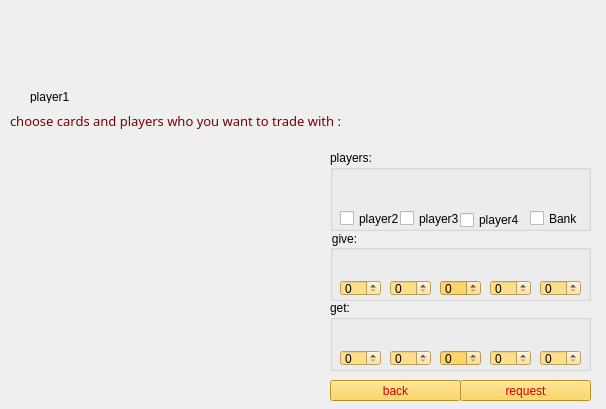
<?xml version="1.0" encoding="UTF-8"?>
<ui version="4.0">
 <class>Trade</class>
 <widget class="QMainWindow" name="Trade">
  <property name="geometry">
   <rect>
    <x>0</x>
    <y>0</y>
    <width>606</width>
    <height>409</height>
   </rect>
  </property>
  <property name="windowTitle">
   <string>MainWindow</string>
  </property>
  <widget class="QWidget" name="centralwidget">
   <widget class="QWidget" name="centralwidget_2" native="true">
    <property name="geometry">
     <rect>
      <x>0</x>
      <y>0</y>
      <width>611</width>
      <height>411</height>
     </rect>
    </property>
    <widget class="QLabel" name="label_55">
     <property name="geometry">
      <rect>
       <x>30</x>
       <y>90</y>
       <width>47</width>
       <height>13</height>
      </rect>
     </property>
     <property name="styleSheet">
      <string notr="true">font: 10pt &quot;Vani&quot;;</string>
     </property>
     <property name="text">
      <string>player1</string>
     </property>
    </widget>
    <widget class="QGroupBox" name="groupBox_10">
     <property name="geometry">
      <rect>
       <x>330</x>
       <y>230</y>
       <width>261</width>
       <height>71</height>
      </rect>
     </property>
     <property name="styleSheet">
      <string notr="true">font: 10pt &quot;Vani&quot;;
background-color : transparent;</string>
     </property>
     <property name="title">
      <string>give:</string>
     </property>
     <widget class="QLabel" name="label5">
      <property name="geometry">
       <rect>
        <x>10</x>
        <y>20</y>
        <width>41</width>
        <height>31</height>
       </rect>
      </property>
      <property name="text">
       <string/>
      </property>
      <property name="pixmap">
       <pixmap>../../../../../../Favorites/Desktop/catan images/resourceCards/cut/brick2.jpg</pixmap>
      </property>
     </widget>
     <widget class="QLabel" name="label6">
      <property name="geometry">
       <rect>
        <x>60</x>
        <y>20</y>
        <width>41</width>
        <height>31</height>
       </rect>
      </property>
      <property name="text">
       <string/>
      </property>
      <property name="pixmap">
       <pixmap>../../../../../../Favorites/Desktop/catan images/resourceCards/cut/grain.jpg</pixmap>
      </property>
     </widget>
     <widget class="QLabel" name="label7">
      <property name="geometry">
       <rect>
        <x>110</x>
        <y>20</y>
        <width>41</width>
        <height>31</height>
       </rect>
      </property>
      <property name="text">
       <string/>
      </property>
      <property name="pixmap">
       <pixmap>../../../../../../Favorites/Desktop/catan images/resourceCards/cut/lumber.jpg</pixmap>
      </property>
     </widget>
     <widget class="QLabel" name="label8">
      <property name="geometry">
       <rect>
        <x>160</x>
        <y>20</y>
        <width>41</width>
        <height>31</height>
       </rect>
      </property>
      <property name="text">
       <string/>
      </property>
      <property name="pixmap">
       <pixmap>../../../../../../Favorites/Desktop/catan images/resourceCards/cut/ors.jpg</pixmap>
      </property>
     </widget>
     <widget class="QLabel" name="label9">
      <property name="geometry">
       <rect>
        <x>210</x>
        <y>20</y>
        <width>41</width>
        <height>31</height>
       </rect>
      </property>
      <property name="text">
       <string/>
      </property>
      <property name="pixmap">
       <pixmap>../../../../../../Favorites/Desktop/catan images/resourceCards/cut/wool.jpg</pixmap>
      </property>
     </widget>
     <widget class="QSpinBox" name="spinBox1">
      <property name="geometry">
       <rect>
        <x>10</x>
        <y>50</y>
        <width>41</width>
        <height>16</height>
       </rect>
      </property>
      <property name="styleSheet">
       <string notr="true">background-color: rgb(255, 222, 137);</string>
      </property>
      <property name="maximum">
       <number>20</number>
      </property>
     </widget>
     <widget class="QSpinBox" name="spinBox2">
      <property name="geometry">
       <rect>
        <x>60</x>
        <y>50</y>
        <width>41</width>
        <height>16</height>
       </rect>
      </property>
      <property name="styleSheet">
       <string notr="true">background-color: rgb(255, 222, 137);</string>
      </property>
      <property name="maximum">
       <number>20</number>
      </property>
     </widget>
     <widget class="QSpinBox" name="spinBox3">
      <property name="geometry">
       <rect>
        <x>110</x>
        <y>50</y>
        <width>41</width>
        <height>16</height>
       </rect>
      </property>
      <property name="styleSheet">
       <string notr="true">background-color: rgb(255, 213, 106);</string>
      </property>
      <property name="maximum">
       <number>20</number>
      </property>
     </widget>
     <widget class="QSpinBox" name="spinBox4">
      <property name="geometry">
       <rect>
        <x>160</x>
        <y>50</y>
        <width>41</width>
        <height>16</height>
       </rect>
      </property>
      <property name="styleSheet">
       <string notr="true">background-color: rgb(255, 222, 137);</string>
      </property>
      <property name="maximum">
       <number>20</number>
      </property>
     </widget>
     <widget class="QSpinBox" name="spinBox5">
      <property name="geometry">
       <rect>
        <x>210</x>
        <y>50</y>
        <width>41</width>
        <height>16</height>
       </rect>
      </property>
      <property name="styleSheet">
       <string notr="true">background-color: rgb(255, 222, 137);</string>
      </property>
      <property name="maximum">
       <number>20</number>
      </property>
     </widget>
    </widget>
    <widget class="QPushButton" name="request">
     <property name="geometry">
      <rect>
       <x>460</x>
       <y>380</y>
       <width>131</width>
       <height>21</height>
      </rect>
     </property>
     <property name="styleSheet">
      <string notr="true">font: 12pt &quot;Algerian&quot;;
color: rgb(209, 0, 0);
background-color: rgb(255, 205, 55);
border-color: rgb(255, 205, 55);
selection-background-color:rgb(255, 205, 55);</string>
     </property>
     <property name="text">
      <string>request</string>
     </property>
     <property name="icon">
      <iconset>
       <normaloff>../../../../../../Favorites/Desktop/catan images/trade/bell5.png</normaloff>../../../../../../Favorites/Desktop/catan images/trade/bell5.png</iconset>
     </property>
    </widget>
    <widget class="QGroupBox" name="groupBox_11">
     <property name="geometry">
      <rect>
       <x>330</x>
       <y>150</y>
       <width>261</width>
       <height>81</height>
      </rect>
     </property>
     <property name="styleSheet">
      <string notr="true">font: 10pt &quot;Vani&quot;;</string>
     </property>
     <property name="title">
      <string>players:</string>
     </property>
     <widget class="QLabel" name="label_61">
      <property name="geometry">
       <rect>
        <x>20</x>
        <y>20</y>
        <width>41</width>
        <height>41</height>
       </rect>
      </property>
      <property name="text">
       <string/>
      </property>
      <property name="pixmap">
       <pixmap>../../../../../../Favorites/Desktop/catan images/player photo/girl1.jpg</pixmap>
      </property>
     </widget>
     <widget class="QLabel" name="label_62">
      <property name="geometry">
       <rect>
        <x>80</x>
        <y>20</y>
        <width>41</width>
        <height>41</height>
       </rect>
      </property>
      <property name="text">
       <string/>
      </property>
      <property name="pixmap">
       <pixmap>../../../../../../Favorites/Desktop/catan images/player photo/boy2.jpg</pixmap>
      </property>
     </widget>
     <widget class="QLabel" name="label_63">
      <property name="geometry">
       <rect>
        <x>140</x>
        <y>20</y>
        <width>41</width>
        <height>41</height>
       </rect>
      </property>
      <property name="text">
       <string/>
      </property>
      <property name="pixmap">
       <pixmap>../../../../../../Favorites/Desktop/catan images/player photo/boy1.jpg</pixmap>
      </property>
     </widget>
     <widget class="QCheckBox" name="checkBox1">
      <property name="geometry">
       <rect>
        <x>10</x>
        <y>60</y>
        <width>70</width>
        <height>17</height>
       </rect>
      </property>
      <property name="styleSheet">
       <string notr="true">font: 8pt &quot;Vani&quot;;</string>
      </property>
      <property name="text">
       <string>player2</string>
      </property>
      <property name="checkable">
       <bool>true</bool>
      </property>
     </widget>
     <widget class="QCheckBox" name="checkBox2">
      <property name="geometry">
       <rect>
        <x>130</x>
        <y>60</y>
        <width>61</width>
        <height>20</height>
       </rect>
      </property>
      <property name="styleSheet">
       <string notr="true">font: 8pt &quot;Vani&quot;;</string>
      </property>
      <property name="text">
       <string>player4</string>
      </property>
     </widget>
     <widget class="QCheckBox" name="checkBox3">
      <property name="geometry">
       <rect>
        <x>70</x>
        <y>60</y>
        <width>70</width>
        <height>17</height>
       </rect>
      </property>
      <property name="styleSheet">
       <string notr="true">font: 8pt &quot;Vani&quot;;</string>
      </property>
      <property name="text">
       <string>player3</string>
      </property>
     </widget>
     <widget class="QCheckBox" name="checkBox4">
      <property name="geometry">
       <rect>
        <x>200</x>
        <y>60</y>
        <width>70</width>
        <height>17</height>
       </rect>
      </property>
      <property name="text">
       <string>Bank</string>
      </property>
     </widget>
     <widget class="QLabel" name="label_64">
      <property name="geometry">
       <rect>
        <x>200</x>
        <y>20</y>
        <width>41</width>
        <height>41</height>
       </rect>
      </property>
      <property name="text">
       <string/>
      </property>
      <property name="pixmap">
       <pixmap>../../../../../../Favorites/Desktop/catan images/bank4.jpg</pixmap>
      </property>
     </widget>
    </widget>
    <widget class="QLabel" name="label_65">
     <property name="geometry">
      <rect>
       <x>10</x>
       <y>110</y>
       <width>331</width>
       <height>21</height>
      </rect>
     </property>
     <property name="font">
      <font>
       <family>Vani</family>
       <pointsize>10</pointsize>
       <weight>50</weight>
       <italic>false</italic>
       <bold>false</bold>
      </font>
     </property>
     <property name="styleSheet">
      <string notr="true">color: rgb(255, 205, 55);
color: rgb(121, 0, 0);</string>
     </property>
     <property name="text">
      <string>choose cards and players who you want to trade with :</string>
     </property>
    </widget>
    <widget class="QLabel" name="label_66">
     <property name="geometry">
      <rect>
       <x>10</x>
       <y>10</y>
       <width>81</width>
       <height>81</height>
      </rect>
     </property>
     <property name="text">
      <string/>
     </property>
     <property name="pixmap">
      <pixmap>../../../../../../Favorites/Desktop/catan images/player photo/bigGirl2.jpg</pixmap>
     </property>
    </widget>
    <widget class="QGroupBox" name="groupBox_12">
     <property name="geometry">
      <rect>
       <x>330</x>
       <y>300</y>
       <width>261</width>
       <height>71</height>
      </rect>
     </property>
     <property name="styleSheet">
      <string notr="true">font: 10pt &quot;Vani&quot;;</string>
     </property>
     <property name="title">
      <string>get:</string>
     </property>
     <widget class="QLabel" name="label13">
      <property name="geometry">
       <rect>
        <x>10</x>
        <y>20</y>
        <width>41</width>
        <height>31</height>
       </rect>
      </property>
      <property name="text">
       <string/>
      </property>
      <property name="pixmap">
       <pixmap>../../../../../../Favorites/Desktop/catan images/resourceCards/cut/brick2.jpg</pixmap>
      </property>
     </widget>
     <widget class="QLabel" name="label14">
      <property name="geometry">
       <rect>
        <x>60</x>
        <y>20</y>
        <width>41</width>
        <height>31</height>
       </rect>
      </property>
      <property name="text">
       <string/>
      </property>
      <property name="pixmap">
       <pixmap>../../../../../../Favorites/Desktop/catan images/resourceCards/cut/grain.jpg</pixmap>
      </property>
     </widget>
     <widget class="QLabel" name="label15">
      <property name="geometry">
       <rect>
        <x>110</x>
        <y>20</y>
        <width>41</width>
        <height>31</height>
       </rect>
      </property>
      <property name="text">
       <string/>
      </property>
      <property name="pixmap">
       <pixmap>../../../../../../Favorites/Desktop/catan images/resourceCards/cut/lumber.jpg</pixmap>
      </property>
     </widget>
     <widget class="QLabel" name="label16">
      <property name="geometry">
       <rect>
        <x>160</x>
        <y>20</y>
        <width>41</width>
        <height>31</height>
       </rect>
      </property>
      <property name="text">
       <string/>
      </property>
      <property name="pixmap">
       <pixmap>../../../../../../Favorites/Desktop/catan images/resourceCards/cut/ors.jpg</pixmap>
      </property>
     </widget>
     <widget class="QLabel" name="label17">
      <property name="geometry">
       <rect>
        <x>210</x>
        <y>20</y>
        <width>41</width>
        <height>31</height>
       </rect>
      </property>
      <property name="text">
       <string/>
      </property>
      <property name="pixmap">
       <pixmap>../../../../../../Favorites/Desktop/catan images/resourceCards/cut/wool.jpg</pixmap>
      </property>
     </widget>
     <widget class="QSpinBox" name="spinBox6">
      <property name="geometry">
       <rect>
        <x>10</x>
        <y>50</y>
        <width>41</width>
        <height>16</height>
       </rect>
      </property>
      <property name="styleSheet">
       <string notr="true">background-color: rgb(255, 222, 137);</string>
      </property>
      <property name="maximum">
       <number>20</number>
      </property>
     </widget>
     <widget class="QSpinBox" name="spinBox7">
      <property name="geometry">
       <rect>
        <x>60</x>
        <y>50</y>
        <width>41</width>
        <height>16</height>
       </rect>
      </property>
      <property name="styleSheet">
       <string notr="true">background-color: rgb(255, 222, 137);</string>
      </property>
      <property name="maximum">
       <number>20</number>
      </property>
     </widget>
     <widget class="QSpinBox" name="spinBox8">
      <property name="geometry">
       <rect>
        <x>110</x>
        <y>50</y>
        <width>41</width>
        <height>16</height>
       </rect>
      </property>
      <property name="styleSheet">
       <string notr="true">background-color: rgb(255, 213, 106);</string>
      </property>
      <property name="maximum">
       <number>20</number>
      </property>
     </widget>
     <widget class="QSpinBox" name="spinBox9">
      <property name="geometry">
       <rect>
        <x>160</x>
        <y>50</y>
        <width>41</width>
        <height>16</height>
       </rect>
      </property>
      <property name="styleSheet">
       <string notr="true">background-color: rgb(255, 222, 137);</string>
      </property>
      <property name="maximum">
       <number>20</number>
      </property>
     </widget>
     <widget class="QSpinBox" name="spinBox10">
      <property name="geometry">
       <rect>
        <x>210</x>
        <y>50</y>
        <width>41</width>
        <height>16</height>
       </rect>
      </property>
      <property name="styleSheet">
       <string notr="true">background-color: rgb(255, 222, 137);</string>
      </property>
      <property name="maximum">
       <number>20</number>
      </property>
     </widget>
    </widget>
    <widget class="QLabel" name="label_72">
     <property name="geometry">
      <rect>
       <x>520</x>
       <y>10</y>
       <width>81</width>
       <height>31</height>
      </rect>
     </property>
     <property name="text">
      <string/>
     </property>
     <property name="pixmap">
      <pixmap>../../../../../../Downloads/catan-logo.png</pixmap>
     </property>
    </widget>
    <widget class="QPushButton" name="back">
     <property name="geometry">
      <rect>
       <x>330</x>
       <y>380</y>
       <width>131</width>
       <height>21</height>
      </rect>
     </property>
     <property name="styleSheet">
      <string notr="true">font: 12pt &quot;Algerian&quot;;
color: rgb(209, 0, 0);
background-color: rgb(255, 205, 55);
border-color: rgb(255, 205, 55);
selection-background-color:rgb(255, 205, 55);</string>
     </property>
     <property name="text">
      <string>back</string>
     </property>
     <property name="icon">
      <iconset>
       <normaloff>../../../../../../Favorites/Desktop/catan images/trade/back1.png</normaloff>../../../../../../Favorites/Desktop/catan images/trade/back1.png</iconset>
     </property>
    </widget>
   </widget>
  </widget>
 </widget>
 <resources/>
 <connections/>
</ui>
